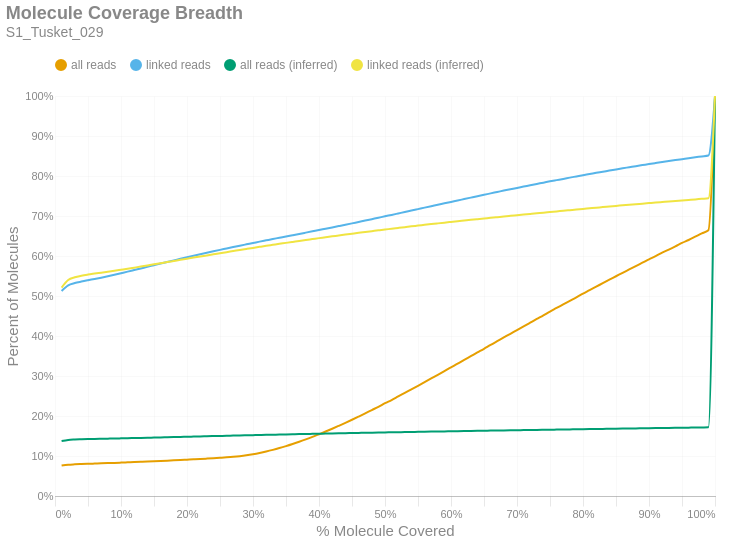

The code cell stored with this chart in its notebook:
### Markdown cell above
### Molecule Read Coverage
This chart shows molecule coverage breadth as computed by the number of bases aligned to that molecule. In other words, "*how much of each unique long molecule is actually sequenced/aligned?*" Keep in mind there is a distinction between sequences and alignments, since some sequences belonging to a particular molecule may not align well and wouldn't appear in the alignment data. This chart also shows molecule coverage breadth as computed by the *inferred fragment* from which the aligned sequences originate. Unlike read coverage, this calculation takes into account the total insert size, including unsequenced gaps between the forward and reverse reads. Like the previous figures, these are cumulative percents.

### Code cell
if SKIPLR:
    print_html(f"Skipped")
else:
    binned_df = consolidated_hist(valids['coverage_bp'], mask, 0.01, True)
    binned_df_inf = consolidated_hist(valids['coverage_inserts'], mask, 0.01, True)
    binned_df = binned_df.with_columns(pl.lit(binned_df_inf['all reads (cumsum)']).alias('all reads (inferred)'))
    binned_df = binned_df.with_columns(pl.lit(binned_df_inf['linked reads (cumsum)']).alias('linked reads (inferred)'))
    binned_df = binned_df.with_columns(
        (pl.col('bin').cast(pl.Float64) + 0.01).alias('right_edge')
    )

    with SafeRender(binned_df):
        (
            density_plot(binned_df, 'Molecule Coverage Breadth', samplename, 'molcov', ['all reads (inferred)','linked reads (inferred)'])
            .encode(
                #x=alt.X('bin:Q', title="% Molecule Covered").axis(format = '%').scale(padding=0),
                x=alt.X('right_edge:Q', title="% Molecule Covered").axis(format='%').scale(padding=0),
                y=alt.Y('value:Q', title='Percent of Molecules')
                    .axis(format='%')
                    .stack(False)
                    .scale(domainMin=0, padding=0),
                color=alt.Color("key:N").scale(domain = ["all reads", "linked reads", "all reads (inferred)", "linked reads (inferred)"]),
                tooltip = [
                    alt.Tooltip("key:N", title = "Data Type"),
                    alt.Tooltip("range_label:N", title="% Molecule Covered"),
                    alt.Tooltip("value:Q", format = ".2%", title="% Molecules")
                ]
            )
        ).display()

### Figure 1 — Vega-Lite specification as saved in the notebook (floating-point values rounded to 4 significant figures)
{"width": "container", "height": 400, "config": {"title": {"anchor": "start", "dy": -15, "fontSize": 18, "color": "#888888", "subtitleColor": "#888888", "subtitleFontSize": 14}, "arc": {"fill": "#0072B2"}, "axis": {"domainColor": "#888888", "domainWidth": 0.5, "gridWidth": 0.2, "grid": false, "titleFontWeight": 400, "titleFontSize": 15, "labelFontSize": 11, "labelColor": "#888888", "tickColor": "#888888", "tickWidth": 0.2, "titleColor": "#888888"}, "axisBand": {"grid": false}, "axisX": {"grid": true, "tickSize": 10, "domainCap": "round"}, "axisY": {"domain": false, "grid": true, "tickSize": 0, "domainCap": "round"}, "background": "transparent", "header": {"labelFontSize": 15, "labelColor": "#888888", "titleFontSize": 15, "titleFontWeight": 600, "titleColor": "#888888"}, "legend": {"labelFont": "sans-serif", "labelFontSize": 12, "labelColor": "#888888", "symbolSize": 100, "symbolType": "circle", "titleFontSize": 12, "titlePadding": 10, "titleColor": "#888888", "title": null, "orient": "top"}, "range": {"category": ["#E69F00", "#56B4E9", "#009E73", "#F0E442", "#0072B2", "#D55E00", "#CC79A7", "#000000"], "diverging": ["#cfe8f3", "#a2d4ec", "#73bfe2", "#46abdb", "#1696d2", "#12719e"]}, "area": {"fill": "#0072B2", "fillOpacity": 0.7, "line": true, "strokeOpacity": 0.7}, "line": {"color": "#0072B2", "stroke": "#0072B2", "strokeWidth": 2}, "trail": {"color": "#0072B2", "stroke": "#0072B2", "strokeWidth": 0, "size": 1}, "point": {"filled": true, "fillOpacity": 1.0, "size": 95}, "text": {"color": "#888888", "fontSize": 11, "align": "right", "fontWeight": 400, "size": 11}, "bar": {"fill": "#0072B2", "stroke": null}, "view": {"stroke": null, "continuousWidth": 660, "continuousHeight": 400}}, "data": {"name": "data-56eebb05cd94386eb03cf61ad62f91ff"}, "mark": {"type": "line", "interpolate": "monotone", "point": {"opacity": 0, "size": 275}}, "encoding": {"color": {"field": "key", "scale": {"domain": ["all reads", "linked reads", "all reads (inferred)", "linked reads (inferred)"]}, "type": "nominal"}, "tooltip": [{"field": "key", "title": "Data Type", "type": "nominal"}, {"field": "range_label", "title": "% Molecule Covered", "type": "nominal"}, {"field": "value", "format": ".2%", "title": "% Molecules", "type": "quantitative"}], "x": {"axis": {"format": "%"}, "field": "right_edge", "scale": {"padding": 0}, "title": "% Molecule Covered", "type": "quantitative"}, "y": {"axis": {"format": "%"}, "field": "value", "scale": {"domainMin": 0, "padding": 0}, "stack": false, "title": "Percent of Molecules", "type": "quantitative"}}, "params": [{"name": "param_c36ac31b6afebe62", "select": {"type": "point", "fields": ["key"]}, "bind": "legend"}], "title": {"text": "Molecule Coverage Breadth", "subtitle": "S1_Tusket_029"}, "transform": [{"fold": ["all reads (cumsum)", "linked reads (cumsum)", "all reads (inferred)", "linked reads (inferred)"]}, {"calculate": "replace(datum.key, ' (cumsum)', '')", "as": "key"}, {"filter": {"param": "param_c36ac31b6afebe62"}}], "usermeta": {"embedOptions": {"downloadFileName": "S1_Tusket_029.molcov"}}, "$schema": "https://vega.github.io/schema/vega-lite/v6.1.0.json", "datasets": {"data-56eebb05cd94386eb03cf61ad62f91ff": [{"bin": "0.0", "interval": "0.0-0.01", "all reads": 0.07603, "linked reads": 0.5124, "all reads (cumsum)": 0.07603, "linked reads (cumsum)": 0.5124, "range_label": "0.0-0.01", "all reads (inferred)": 0.1374, "linked reads (inferred)": 0.5211, "right_edge": 0.01}, {"bin": "0.01", "interval": "0.01-0.02", "all reads": 0.002221, "linked reads": 0.01431, "all reads (cumsum)": 0.07825, "linked reads (cumsum)": 0.5267, "range_label": "0.01-0.02", "all reads (inferred)": 0.1402, "linked reads (inferred)": 0.5401, "right_edge": 0.02}, {"bin": "0.02", "interval": "0.02-0.03", "all reads": 0.0009495, "linked reads": 0.005752, "all reads (cumsum)": 0.0792, "linked reads (cumsum)": 0.5324, "range_label": "0.02-0.03", "all reads (inferred)": 0.1412, "linked reads (inferred)": 0.5468, "right_edge": 0.03}, {"bin": "0.03", "interval": "0.03-0.04", "all reads": 0.0006768, "linked reads": 0.003693, "all reads (cumsum)": 0.07988, "linked reads (cumsum)": 0.5361, "range_label": "0.03-0.04", "all reads (inferred)": 0.1417, "linked reads (inferred)": 0.5507, "right_edge": 0.04}, {"bin": "0.04", "interval": "0.04-0.05", "all reads": 0.0005938, "linked reads": 0.003306, "all reads (cumsum)": 0.08047, "linked reads (cumsum)": 0.5394, "range_label": "0.04-0.05", "all reads (inferred)": 0.1423, "linked reads (inferred)": 0.5536, "right_edge": 0.05}, {"bin": "0.05", "interval": "0.05-0.06", "all reads": 0.0005726, "linked reads": 0.003136, "all reads (cumsum)": 0.08104, "linked reads (cumsum)": 0.5426, "range_label": "0.05-0.06", "all reads (inferred)": 0.1426, "linked reads (inferred)": 0.556, "right_edge": 0.06}, {"bin": "0.06", "interval": "0.06-0.07", "all reads": 0.0005707, "linked reads": 0.003312, "all reads (cumsum)": 0.08161, "linked reads (cumsum)": 0.5459, "range_label": "0.06-0.07", "all reads (inferred)": 0.143, "linked reads (inferred)": 0.5584, "right_edge": 0.07}, {"bin": "0.07", "interval": "0.07-0.08", "all reads": 0.0005855, "linked reads": 0.003534, "all reads (cumsum)": 0.0822, "linked reads (cumsum)": 0.5494, "range_label": "0.07-0.08", "all reads (inferred)": 0.1434, "linked reads (inferred)": 0.5607, "right_edge": 0.08}, {"bin": "0.08", "interval": "0.08-0.09", "all reads": 0.0006079, "linked reads": 0.003703, "all reads (cumsum)": 0.08281, "linked reads (cumsum)": 0.5531, "range_label": "0.08-0.09", "all reads (inferred)": 0.1437, "linked reads (inferred)": 0.5631, "right_edge": 0.09}, {"bin": "0.09", "interval": "0.09-0.1", "all reads": 0.0006528, "linked reads": 0.003903, "all reads (cumsum)": 0.08346, "linked reads (cumsum)": 0.557, "range_label": "0.09-0.1", "all reads (inferred)": 0.1441, "linked reads (inferred)": 0.5656, "right_edge": 0.1}, {"bin": "0.1", "interval": "0.1-0.11", "all reads": 0.0006709, "linked reads": 0.003901, "all reads (cumsum)": 0.08413, "linked reads (cumsum)": 0.5609, "range_label": "0.1-0.11", "all reads (inferred)": 0.1445, "linked reads (inferred)": 0.5681, "right_edge": 0.11}, {"bin": "0.11", "interval": "0.11-0.12", "all reads": 0.0006722, "linked reads": 0.004021, "all reads (cumsum)": 0.0848, "linked reads (cumsum)": 0.5649, "range_label": "0.11-0.12", "all reads (inferred)": 0.1449, "linked reads (inferred)": 0.5708, "right_edge": 0.12}, {"bin": "0.12", "interval": "0.12-0.13", "all reads": 0.0006758, "linked reads": 0.004044, "all reads (cumsum)": 0.08548, "linked reads (cumsum)": 0.569, "range_label": "0.12-0.13", "all reads (inferred)": 0.1453, "linked reads (inferred)": 0.5735, "right_edge": 0.13}, {"bin": "0.13", "interval": "0.13-0.14", "all reads": 0.0006803, "linked reads": 0.004016, "all reads (cumsum)": 0.08616, "linked reads (cumsum)": 0.573, "range_label": "0.13-0.14", "all reads (inferred)": 0.1457, "linked reads (inferred)": 0.5763, "right_edge": 0.14}, {"bin": "0.14", "interval": "0.14-0.15", "all reads": 0.0006996, "linked reads": 0.004063, "all reads (cumsum)": 0.08686, "linked reads (cumsum)": 0.5771, "range_label": "0.14-0.15", "all reads (inferred)": 0.1461, "linked reads (inferred)": 0.5791, "right_edge": 0.15}, {"bin": "0.15", "interval": "0.15-0.16", "all reads": 0.0007245, "linked reads": 0.004045, "all reads (cumsum)": 0.08758, "linked reads (cumsum)": 0.5811, "range_label": "0.15-0.16", "all reads (inferred)": 0.1465, "linked reads (inferred)": 0.5819, "right_edge": 0.16}, {"bin": "0.16", "interval": "0.16-0.17", "all reads": 0.0007533, "linked reads": 0.004004, "all reads (cumsum)": 0.08834, "linked reads (cumsum)": 0.5851, "range_label": "0.16-0.17", "all reads (inferred)": 0.1469, "linked reads (inferred)": 0.5847, "right_edge": 0.17}, {"bin": "0.17", "interval": "0.17-0.18", "all reads": 0.0007753, "linked reads": 0.003961, "all reads (cumsum)": 0.08911, "linked reads (cumsum)": 0.5891, "range_label": "0.17-0.18", "all reads (inferred)": 0.1473, "linked reads (inferred)": 0.5876, "right_edge": 0.18}, {"bin": "0.18", "interval": "0.18-0.19", "all reads": 0.0008048, "linked reads": 0.00384, "all reads (cumsum)": 0.08992, "linked reads (cumsum)": 0.5929, "range_label": "0.18-0.19", "all reads (inferred)": 0.1478, "linked reads (inferred)": 0.5904, "right_edge": 0.19}, {"bin": "0.19", "interval": "0.19-0.2", "all reads": 0.0008644, "linked reads": 0.004007, "all reads (cumsum)": 0.09078, "linked reads (cumsum)": 0.5969, "range_label": "0.19-0.2", "all reads (inferred)": 0.1482, "linked reads (inferred)": 0.5932, "right_edge": 0.2}, {"bin": "0.2", "interval": "0.2-0.21", "all reads": 0.0008628, "linked reads": 0.003868, "all reads (cumsum)": 0.09164, "linked reads (cumsum)": 0.6008, "range_label": "0.2-0.21", "all reads (inferred)": 0.1486, "linked reads (inferred)": 0.596, "right_edge": 0.21}, {"bin": "0.21", "interval": "0.21-0.22", "all reads": 0.0008863, "linked reads": 0.003719, "all reads (cumsum)": 0.09253, "linked reads (cumsum)": 0.6045, "range_label": "0.21-0.22", "all reads (inferred)": 0.149, "linked reads (inferred)": 0.5988, "right_edge": 0.22}, {"bin": "0.22", "interval": "0.22-0.23", "all reads": 0.000957, "linked reads": 0.003669, "all reads (cumsum)": 0.09349, "linked reads (cumsum)": 0.6082, "range_label": "0.22-0.23", "all reads (inferred)": 0.1494, "linked reads (inferred)": 0.6014, "right_edge": 0.23}, {"bin": "0.23", "interval": "0.23-0.24", "all reads": 0.0009919, "linked reads": 0.003619, "all reads (cumsum)": 0.09448, "linked reads (cumsum)": 0.6118, "range_label": "0.23-0.24", "all reads (inferred)": 0.1498, "linked reads (inferred)": 0.6041, "right_edge": 0.24}, {"bin": "0.24", "interval": "0.24-0.25", "all reads": 0.001063, "linked reads": 0.003527, "all reads (cumsum)": 0.09554, "linked reads (cumsum)": 0.6153, "range_label": "0.24-0.25", "all reads (inferred)": 0.1502, "linked reads (inferred)": 0.6069, "right_edge": 0.25}, {"bin": "0.25", "interval": "0.25-0.26", "all reads": 0.001105, "linked reads": 0.00345, "all reads (cumsum)": 0.09665, "linked reads (cumsum)": 0.6188, "range_label": "0.25-0.26", "all reads (inferred)": 0.1506, "linked reads (inferred)": 0.6096, "right_edge": 0.26}, {"bin": "0.26", "interval": "0.26-0.27", "all reads": 0.001297, "linked reads": 0.003486, "all reads (cumsum)": 0.09794, "linked reads (cumsum)": 0.6223, "range_label": "0.26-0.27", "all reads (inferred)": 0.151, "linked reads (inferred)": 0.6123, "right_edge": 0.27}, {"bin": "0.27", "interval": "0.27-0.28", "all reads": 0.00167, "linked reads": 0.003534, "all reads (cumsum)": 0.09961, "linked reads (cumsum)": 0.6258, "range_label": "0.27-0.28", "all reads (inferred)": 0.1514, "linked reads (inferred)": 0.615, "right_edge": 0.28}, {"bin": "0.28", "interval": "0.28-0.29", "all reads": 0.002169, "linked reads": 0.003376, "all reads (cumsum)": 0.1018, "linked reads (cumsum)": 0.6292, "range_label": "0.28-0.29", "all reads (inferred)": 0.1518, "linked reads (inferred)": 0.6177, "right_edge": 0.29}, {"bin": "0.29", "interval": "0.29-0.3", "all reads": 0.002709, "linked reads": 0.003333, "all reads (cumsum)": 0.1045, "linked reads (cumsum)": 0.6325, "range_label": "0.29-0.3", "all reads (inferred)": 0.1521, "linked reads (inferred)": 0.6203, "right_edge": 0.3}, {"bin": "0.3", "interval": "0.3-0.31", "all reads": 0.003186, "linked reads": 0.003404, "all reads (cumsum)": 0.1077, "linked reads (cumsum)": 0.6359, "range_label": "0.3-0.31", "all reads (inferred)": 0.1525, "linked reads (inferred)": 0.6229, "right_edge": 0.31}, {"bin": "0.31", "interval": "0.31-0.32", "all reads": 0.003618, "linked reads": 0.003237, "all reads (cumsum)": 0.1113, "linked reads (cumsum)": 0.6391, "range_label": "0.31-0.32", "all reads (inferred)": 0.1529, "linked reads (inferred)": 0.6254, "right_edge": 0.32}, {"bin": "0.32", "interval": "0.32-0.33", "all reads": 0.004082, "linked reads": 0.003236, "all reads (cumsum)": 0.1154, "linked reads (cumsum)": 0.6424, "range_label": "0.32-0.33", "all reads (inferred)": 0.1533, "linked reads (inferred)": 0.6279, "right_edge": 0.33}, {"bin": "0.33", "interval": "0.33-0.34", "all reads": 0.00449, "linked reads": 0.003263, "all reads (cumsum)": 0.1199, "linked reads (cumsum)": 0.6456, "range_label": "0.33-0.34", "all reads (inferred)": 0.1536, "linked reads (inferred)": 0.6304, "right_edge": 0.34}, {"bin": "0.34", "interval": "0.34-0.35", "all reads": 0.004891, "linked reads": 0.003238, "all reads (cumsum)": 0.1248, "linked reads (cumsum)": 0.6489, "range_label": "0.34-0.35", "all reads (inferred)": 0.154, "linked reads (inferred)": 0.6328, "right_edge": 0.35}, {"bin": "0.35", "interval": "0.35-0.36", "all reads": 0.005263, "linked reads": 0.003109, "all reads (cumsum)": 0.13, "linked reads (cumsum)": 0.652, "range_label": "0.35-0.36", "all reads (inferred)": 0.1544, "linked reads (inferred)": 0.6352, "right_edge": 0.36}, {"bin": "0.36", "interval": "0.36-0.37", "all reads": 0.005566, "linked reads": 0.003154, "all reads (cumsum)": 0.1356, "linked reads (cumsum)": 0.6551, "range_label": "0.36-0.37", "all reads (inferred)": 0.1547, "linked reads (inferred)": 0.6377, "right_edge": 0.37}, {"bin": "0.37", "interval": "0.37-0.38", "all reads": 0.005986, "linked reads": 0.003251, "all reads (cumsum)": 0.1416, "linked reads (cumsum)": 0.6584, "range_label": "0.37-0.38", "all reads (inferred)": 0.1551, "linked reads (inferred)": 0.6401, "right_edge": 0.38}, {"bin": "0.38", "interval": "0.38-0.39", "all reads": 0.006264, "linked reads": 0.003281, "all reads (cumsum)": 0.1478, "linked reads (cumsum)": 0.6617, "range_label": "0.38-0.39", "all reads (inferred)": 0.1554, "linked reads (inferred)": 0.6424, "right_edge": 0.39}, {"bin": "0.39", "interval": "0.39-0.4", "all reads": 0.006635, "linked reads": 0.003318, "all reads (cumsum)": 0.1545, "linked reads (cumsum)": 0.665, "range_label": "0.39-0.4", "all reads (inferred)": 0.1558, "linked reads (inferred)": 0.6447, "right_edge": 0.4}, {"bin": "0.4", "interval": "0.4-0.41", "all reads": 0.006699, "linked reads": 0.003225, "all reads (cumsum)": 0.1612, "linked reads (cumsum)": 0.6682, "range_label": "0.4-0.41", "all reads (inferred)": 0.1561, "linked reads (inferred)": 0.6469, "right_edge": 0.41}, {"bin": "0.41", "interval": "0.41-0.42", "all reads": 0.007005, "linked reads": 0.003277, "all reads (cumsum)": 0.1682, "linked reads (cumsum)": 0.6715, "range_label": "0.41-0.42", "all reads (inferred)": 0.1564, "linked reads (inferred)": 0.6492, "right_edge": 0.42}, {"bin": "0.42", "interval": "0.42-0.43", "all reads": 0.007307, "linked reads": 0.003306, "all reads (cumsum)": 0.1755, "linked reads (cumsum)": 0.6748, "range_label": "0.42-0.43", "all reads (inferred)": 0.1567, "linked reads (inferred)": 0.6514, "right_edge": 0.43}, {"bin": "0.43", "interval": "0.43-0.44", "all reads": 0.007448, "linked reads": 0.003336, "all reads (cumsum)": 0.1829, "linked reads (cumsum)": 0.6781, "range_label": "0.43-0.44", "all reads (inferred)": 0.1571, "linked reads (inferred)": 0.6537, "right_edge": 0.44}, {"bin": "0.44", "interval": "0.44-0.45", "all reads": 0.007695, "linked reads": 0.003413, "all reads (cumsum)": 0.1906, "linked reads (cumsum)": 0.6815, "range_label": "0.44-0.45", "all reads (inferred)": 0.1574, "linked reads (inferred)": 0.6558, "right_edge": 0.45}, {"bin": "0.45", "interval": "0.45-0.46", "all reads": 0.007909, "linked reads": 0.003538, "all reads (cumsum)": 0.1985, "linked reads (cumsum)": 0.6851, "range_label": "0.45-0.46", "all reads (inferred)": 0.1577, "linked reads (inferred)": 0.658, "right_edge": 0.46}, {"bin": "0.46", "interval": "0.46-0.47", "all reads": 0.008011, "linked reads": 0.003422, "all reads (cumsum)": 0.2065, "linked reads (cumsum)": 0.6885, "range_label": "0.46-0.47", "all reads (inferred)": 0.158, "linked reads (inferred)": 0.6601, "right_edge": 0.47}, {"bin": "0.47", "interval": "0.47-0.48", "all reads": 0.008325, "linked reads": 0.003581, "all reads (cumsum)": 0.2149, "linked reads (cumsum)": 0.6921, "range_label": "0.47-0.48", "all reads (inferred)": 0.1583, "linked reads (inferred)": 0.6621, "right_edge": 0.48}, {"bin": "0.48", "interval": "0.48-0.49", "all reads": 0.008025, "linked reads": 0.003551, "all reads (cumsum)": 0.2229, "linked reads (cumsum)": 0.6956, "range_label": "0.48-0.49", "all reads (inferred)": 0.1586, "linked reads (inferred)": 0.6642, "right_edge": 0.49}, {"bin": "0.49", "interval": "0.49-0.5", "all reads": 0.009144, "linked reads": 0.003658, "all reads (cumsum)": 0.232, "linked reads (cumsum)": 0.6993, "range_label": "0.49-0.5", "all reads (inferred)": 0.159, "linked reads (inferred)": 0.6662, "right_edge": 0.5}, {"bin": "0.5", "interval": "0.5-0.51", "all reads": 0.007858, "linked reads": 0.00339, "all reads (cumsum)": 0.2399, "linked reads (cumsum)": 0.7027, "range_label": "0.5-0.51", "all reads (inferred)": 0.1592, "linked reads (inferred)": 0.6681, "right_edge": 0.51}, {"bin": "0.51", "interval": "0.51-0.52", "all reads": 0.008976, "linked reads": 0.003639, "all reads (cumsum)": 0.2489, "linked reads (cumsum)": 0.7063, "range_label": "0.51-0.52", "all reads (inferred)": 0.1595, "linked reads (inferred)": 0.6702, "right_edge": 0.52}, {"bin": "0.52", "interval": "0.52-0.53", "all reads": 0.008766, "linked reads": 0.003668, "all reads (cumsum)": 0.2576, "linked reads (cumsum)": 0.71, "range_label": "0.52-0.53", "all reads (inferred)": 0.1598, "linked reads (inferred)": 0.6722, "right_edge": 0.53}, {"bin": "0.53", "interval": "0.53-0.54", "all reads": 0.009, "linked reads": 0.003571, "all reads (cumsum)": 0.2666, "linked reads (cumsum)": 0.7136, "range_label": "0.53-0.54", "all reads (inferred)": 0.1601, "linked reads (inferred)": 0.6741, "right_edge": 0.54}, {"bin": "0.54", "interval": "0.54-0.55", "all reads": 0.008883, "linked reads": 0.003651, "all reads (cumsum)": 0.2755, "linked reads (cumsum)": 0.7172, "range_label": "0.54-0.55", "all reads (inferred)": 0.1604, "linked reads (inferred)": 0.676, "right_edge": 0.55}, {"bin": "0.55", "interval": "0.55-0.56", "all reads": 0.009234, "linked reads": 0.003663, "all reads (cumsum)": 0.2848, "linked reads (cumsum)": 0.7209, "range_label": "0.55-0.56", "all reads (inferred)": 0.1607, "linked reads (inferred)": 0.6779, "right_edge": 0.56}, {"bin": "0.56", "interval": "0.56-0.57", "all reads": 0.00923, "linked reads": 0.003613, "all reads (cumsum)": 0.294, "linked reads (cumsum)": 0.7245, "range_label": "0.56-0.57", "all reads (inferred)": 0.161, "linked reads (inferred)": 0.6797, "right_edge": 0.57}, {"bin": "0.57", "interval": "0.57-0.58", "all reads": 0.009041, "linked reads": 0.003526, "all reads (cumsum)": 0.303, "linked reads (cumsum)": 0.728, "range_label": "0.57-0.58", "all reads (inferred)": 0.1613, "linked reads (inferred)": 0.6815, "right_edge": 0.58}, {"bin": "0.58", "interval": "0.58-0.59", "all reads": 0.009212, "linked reads": 0.003662, "all reads (cumsum)": 0.3122, "linked reads (cumsum)": 0.7317, "range_label": "0.58-0.59", "all reads (inferred)": 0.1616, "linked reads (inferred)": 0.6834, "right_edge": 0.59}, {"bin": "0.59", "interval": "0.59-0.6", "all reads": 0.009425, "linked reads": 0.003565, "all reads (cumsum)": 0.3217, "linked reads (cumsum)": 0.7352, "range_label": "0.59-0.6", "all reads (inferred)": 0.1618, "linked reads (inferred)": 0.6852, "right_edge": 0.6}, {"bin": "0.6", "interval": "0.6-0.61", "all reads": 0.008996, "linked reads": 0.003462, "all reads (cumsum)": 0.3307, "linked reads (cumsum)": 0.7387, "range_label": "0.6-0.61", "all reads (inferred)": 0.1621, "linked reads (inferred)": 0.687, "right_edge": 0.61}, {"bin": "0.61", "interval": "0.61-0.62", "all reads": 0.009514, "linked reads": 0.00363, "all reads (cumsum)": 0.3402, "linked reads (cumsum)": 0.7423, "range_label": "0.61-0.62", "all reads (inferred)": 0.1624, "linked reads (inferred)": 0.6887, "right_edge": 0.62}, {"bin": "0.62", "interval": "0.62-0.63", "all reads": 0.00926, "linked reads": 0.003601, "all reads (cumsum)": 0.3494, "linked reads (cumsum)": 0.7459, "range_label": "0.62-0.63", "all reads (inferred)": 0.1627, "linked reads (inferred)": 0.6905, "right_edge": 0.63}, {"bin": "0.63", "interval": "0.63-0.64", "all reads": 0.009384, "linked reads": 0.003585, "all reads (cumsum)": 0.3588, "linked reads (cumsum)": 0.7495, "range_label": "0.63-0.64", "all reads (inferred)": 0.1629, "linked reads (inferred)": 0.6922, "right_edge": 0.64}, {"bin": "0.64", "interval": "0.64-0.65", "all reads": 0.00926, "linked reads": 0.003454, "all reads (cumsum)": 0.3681, "linked reads (cumsum)": 0.753, "range_label": "0.64-0.65", "all reads (inferred)": 0.1632, "linked reads (inferred)": 0.6938, "right_edge": 0.65}, {"bin": "0.65", "interval": "0.65-0.66", "all reads": 0.009668, "linked reads": 0.003594, "all reads (cumsum)": 0.3778, "linked reads (cumsum)": 0.7566, "range_label": "0.65-0.66", "all reads (inferred)": 0.1635, "linked reads (inferred)": 0.6955, "right_edge": 0.66}, {"bin": "0.66", "interval": "0.66-0.67", "all reads": 0.009192, "linked reads": 0.00343, "all reads (cumsum)": 0.3869, "linked reads (cumsum)": 0.76, "range_label": "0.66-0.67", "all reads (inferred)": 0.1637, "linked reads (inferred)": 0.6971, "right_edge": 0.67}, {"bin": "0.67", "interval": "0.67-0.68", "all reads": 0.009358, "linked reads": 0.003498, "all reads (cumsum)": 0.3963, "linked reads (cumsum)": 0.7635, "range_label": "0.67-0.68", "all reads (inferred)": 0.164, "linked reads (inferred)": 0.6988, "right_edge": 0.68}, {"bin": "0.68", "interval": "0.68-0.69", "all reads": 0.009165, "linked reads": 0.003353, "all reads (cumsum)": 0.4055, "linked reads (cumsum)": 0.7669, "range_label": "0.68-0.69", "all reads (inferred)": 0.1642, "linked reads (inferred)": 0.7004, "right_edge": 0.69}, {"bin": "0.69", "interval": "0.69-0.7", "all reads": 0.009433, "linked reads": 0.003402, "all reads (cumsum)": 0.4149, "linked reads (cumsum)": 0.7703, "range_label": "0.69-0.7", "all reads (inferred)": 0.1645, "linked reads (inferred)": 0.702, "right_edge": 0.7}, {"bin": "0.7", "interval": "0.7-0.71", "all reads": 0.009166, "linked reads": 0.003272, "all reads (cumsum)": 0.4241, "linked reads (cumsum)": 0.7735, "range_label": "0.7-0.71", "all reads (inferred)": 0.1647, "linked reads (inferred)": 0.7036, "right_edge": 0.71}, {"bin": "0.71", "interval": "0.71-0.72", "all reads": 0.009232, "linked reads": 0.003362, "all reads (cumsum)": 0.4333, "linked reads (cumsum)": 0.7769, "range_label": "0.71-0.72", "all reads (inferred)": 0.165, "linked reads (inferred)": 0.7052, "right_edge": 0.72}, {"bin": "0.72", "interval": "0.72-0.73", "all reads": 0.009255, "linked reads": 0.003262, "all reads (cumsum)": 0.4426, "linked reads (cumsum)": 0.7802, "range_label": "0.72-0.73", "all reads (inferred)": 0.1653, "linked reads (inferred)": 0.7068, "right_edge": 0.73}, {"bin": "0.73", "interval": "0.73-0.74", "all reads": 0.009062, "linked reads": 0.003193, "all reads (cumsum)": 0.4516, "linked reads (cumsum)": 0.7833, "range_label": "0.73-0.74", "all reads (inferred)": 0.1655, "linked reads (inferred)": 0.7082, "right_edge": 0.74}, {"bin": "0.74", "interval": "0.74-0.75", "all reads": 0.009566, "linked reads": 0.003306, "all reads (cumsum)": 0.4612, "linked reads (cumsum)": 0.7867, "range_label": "0.74-0.75", "all reads (inferred)": 0.1658, "linked reads (inferred)": 0.7099, "right_edge": 0.75}, {"bin": "0.75", "interval": "0.75-0.76", "all reads": 0.008847, "linked reads": 0.003049, "all reads (cumsum)": 0.47, "linked reads (cumsum)": 0.7897, "range_label": "0.75-0.76", "all reads (inferred)": 0.166, "linked reads (inferred)": 0.7115, "right_edge": 0.76}, {"bin": "0.76", "interval": "0.76-0.77", "all reads": 0.009036, "linked reads": 0.003018, "all reads (cumsum)": 0.4791, "linked reads (cumsum)": 0.7927, "range_label": "0.76-0.77", "all reads (inferred)": 0.1663, "linked reads (inferred)": 0.713, "right_edge": 0.77}, {"bin": "0.77", "interval": "0.77-0.78", "all reads": 0.008921, "linked reads": 0.003185, "all reads (cumsum)": 0.488, "linked reads (cumsum)": 0.7959, "range_label": "0.77-0.78", "all reads (inferred)": 0.1665, "linked reads (inferred)": 0.7146, "right_edge": 0.78}, {"bin": "0.78", "interval": "0.78-0.79", "all reads": 0.008889, "linked reads": 0.00307, "all reads (cumsum)": 0.4969, "linked reads (cumsum)": 0.799, "range_label": "0.78-0.79", "all reads (inferred)": 0.1668, "linked reads (inferred)": 0.7162, "right_edge": 0.79}, {"bin": "0.79", "interval": "0.79-0.8", "all reads": 0.009304, "linked reads": 0.003094, "all reads (cumsum)": 0.5062, "linked reads (cumsum)": 0.8021, "range_label": "0.79-0.8", "all reads (inferred)": 0.167, "linked reads (inferred)": 0.7177, "right_edge": 0.8}, {"bin": "0.8", "interval": "0.8-0.81", "all reads": 0.008436, "linked reads": 0.00287, "all reads (cumsum)": 0.5146, "linked reads (cumsum)": 0.8049, "range_label": "0.8-0.81", "all reads (inferred)": 0.1673, "linked reads (inferred)": 0.7193, "right_edge": 0.81}, {"bin": "0.81", "interval": "0.81-0.82", "all reads": 0.00873, "linked reads": 0.002986, "all reads (cumsum)": 0.5233, "linked reads (cumsum)": 0.8079, "range_label": "0.81-0.82", "all reads (inferred)": 0.1676, "linked reads (inferred)": 0.7208, "right_edge": 0.82}, {"bin": "0.82", "interval": "0.82-0.83", "all reads": 0.008803, "linked reads": 0.002809, "all reads (cumsum)": 0.5321, "linked reads (cumsum)": 0.8107, "range_label": "0.82-0.83", "all reads (inferred)": 0.1678, "linked reads (inferred)": 0.7222, "right_edge": 0.83}, {"bin": "0.83", "interval": "0.83-0.84", "all reads": 0.008701, "linked reads": 0.002902, "all reads (cumsum)": 0.5408, "linked reads (cumsum)": 0.8136, "range_label": "0.83-0.84", "all reads (inferred)": 0.168, "linked reads (inferred)": 0.7238, "right_edge": 0.84}, {"bin": "0.84", "interval": "0.84-0.85", "all reads": 0.008506, "linked reads": 0.00279, "all reads (cumsum)": 0.5494, "linked reads (cumsum)": 0.8164, "range_label": "0.84-0.85", "all reads (inferred)": 0.1683, "linked reads (inferred)": 0.7253, "right_edge": 0.85}, {"bin": "0.85", "interval": "0.85-0.86", "all reads": 0.008629, "linked reads": 0.002875, "all reads (cumsum)": 0.558, "linked reads (cumsum)": 0.8193, "range_label": "0.85-0.86", "all reads (inferred)": 0.1685, "linked reads (inferred)": 0.7267, "right_edge": 0.86}, {"bin": "0.86", "interval": "0.86-0.87", "all reads": 0.008395, "linked reads": 0.002661, "all reads (cumsum)": 0.5664, "linked reads (cumsum)": 0.822, "range_label": "0.86-0.87", "all reads (inferred)": 0.1688, "linked reads (inferred)": 0.7282, "right_edge": 0.87}, {"bin": "0.87", "interval": "0.87-0.88", "all reads": 0.008563, "linked reads": 0.002693, "all reads (cumsum)": 0.5749, "linked reads (cumsum)": 0.8247, "range_label": "0.87-0.88", "all reads (inferred)": 0.169, "linked reads (inferred)": 0.7296, "right_edge": 0.88}, {"bin": "0.88", "interval": "0.88-0.89", "all reads": 0.008299, "linked reads": 0.002603, "all reads (cumsum)": 0.5832, "linked reads (cumsum)": 0.8273, "range_label": "0.88-0.89", "all reads (inferred)": 0.1692, "linked reads (inferred)": 0.7309, "right_edge": 0.89}, {"bin": "0.89", "interval": "0.89-0.9", "all reads": 0.00849, "linked reads": 0.002629, "all reads (cumsum)": 0.5917, "linked reads (cumsum)": 0.8299, "range_label": "0.89-0.9", "all reads (inferred)": 0.1695, "linked reads (inferred)": 0.7322, "right_edge": 0.9}, {"bin": "0.9", "interval": "0.9-0.91", "all reads": 0.00783, "linked reads": 0.002551, "all reads (cumsum)": 0.5996, "linked reads (cumsum)": 0.8324, "range_label": "0.9-0.91", "all reads (inferred)": 0.1697, "linked reads (inferred)": 0.7336, "right_edge": 0.91}, {"bin": "0.91", "interval": "0.91-0.92", "all reads": 0.008886, "linked reads": 0.002526, "all reads (cumsum)": 0.6084, "linked reads (cumsum)": 0.835, "range_label": "0.91-0.92", "all reads (inferred)": 0.1699, "linked reads (inferred)": 0.7349, "right_edge": 0.92}, {"bin": "0.92", "interval": "0.92-0.93", "all reads": 0.007521, "linked reads": 0.002418, "all reads (cumsum)": 0.616, "linked reads (cumsum)": 0.8374, "range_label": "0.92-0.93", "all reads (inferred)": 0.1702, "linked reads (inferred)": 0.7362, "right_edge": 0.93}, {"bin": "0.93", "interval": "0.93-0.94", "all reads": 0.008132, "linked reads": 0.002354, "all reads (cumsum)": 0.6241, "linked reads (cumsum)": 0.8397, "range_label": "0.93-0.94", "all reads (inferred)": 0.1704, "linked reads (inferred)": 0.7375, "right_edge": 0.94}, {"bin": "0.94", "interval": "0.94-0.95", "all reads": 0.008663, "linked reads": 0.002343, "all reads (cumsum)": 0.6328, "linked reads (cumsum)": 0.8421, "range_label": "0.94-0.95", "all reads (inferred)": 0.1706, "linked reads (inferred)": 0.7389, "right_edge": 0.95}, {"bin": "0.95", "interval": "0.95-0.96", "all reads": 0.007183, "linked reads": 0.002403, "all reads (cumsum)": 0.6399, "linked reads (cumsum)": 0.8445, "range_label": "0.95-0.96", "all reads (inferred)": 0.1709, "linked reads (inferred)": 0.7402, "right_edge": 0.96}, {"bin": "0.96", "interval": "0.96-0.97", "all reads": 0.008234, "linked reads": 0.002297, "all reads (cumsum)": 0.6482, "linked reads (cumsum)": 0.8468, "range_label": "0.96-0.97", "all reads (inferred)": 0.1711, "linked reads (inferred)": 0.7415, "right_edge": 0.97}, {"bin": "0.97", "interval": "0.97-0.98", "all reads": 0.0085, "linked reads": 0.002142, "all reads (cumsum)": 0.6567, "linked reads (cumsum)": 0.8489, "range_label": "0.97-0.98", "all reads (inferred)": 0.1714, "linked reads (inferred)": 0.743, "right_edge": 0.98}, {"bin": "0.98", "interval": "0.98-0.99", "all reads": 0.007604, "linked reads": 0.002274, "all reads (cumsum)": 0.6643, "linked reads (cumsum)": 0.8512, "range_label": "0.98-0.99", "all reads (inferred)": 0.1717, "linked reads (inferred)": 0.7443, "right_edge": 0.99}, {"bin": "0.99", "interval": "0.99-1.0", "all reads": 0.3357, "linked reads": 0.1488, "all reads (cumsum)": 1.0, "linked reads (cumsum)": 1.0, "range_label": "0.99-1.0", "all reads (inferred)": 1.0, "linked reads (inferred)": 1.0, "right_edge": 1.0}]}}
